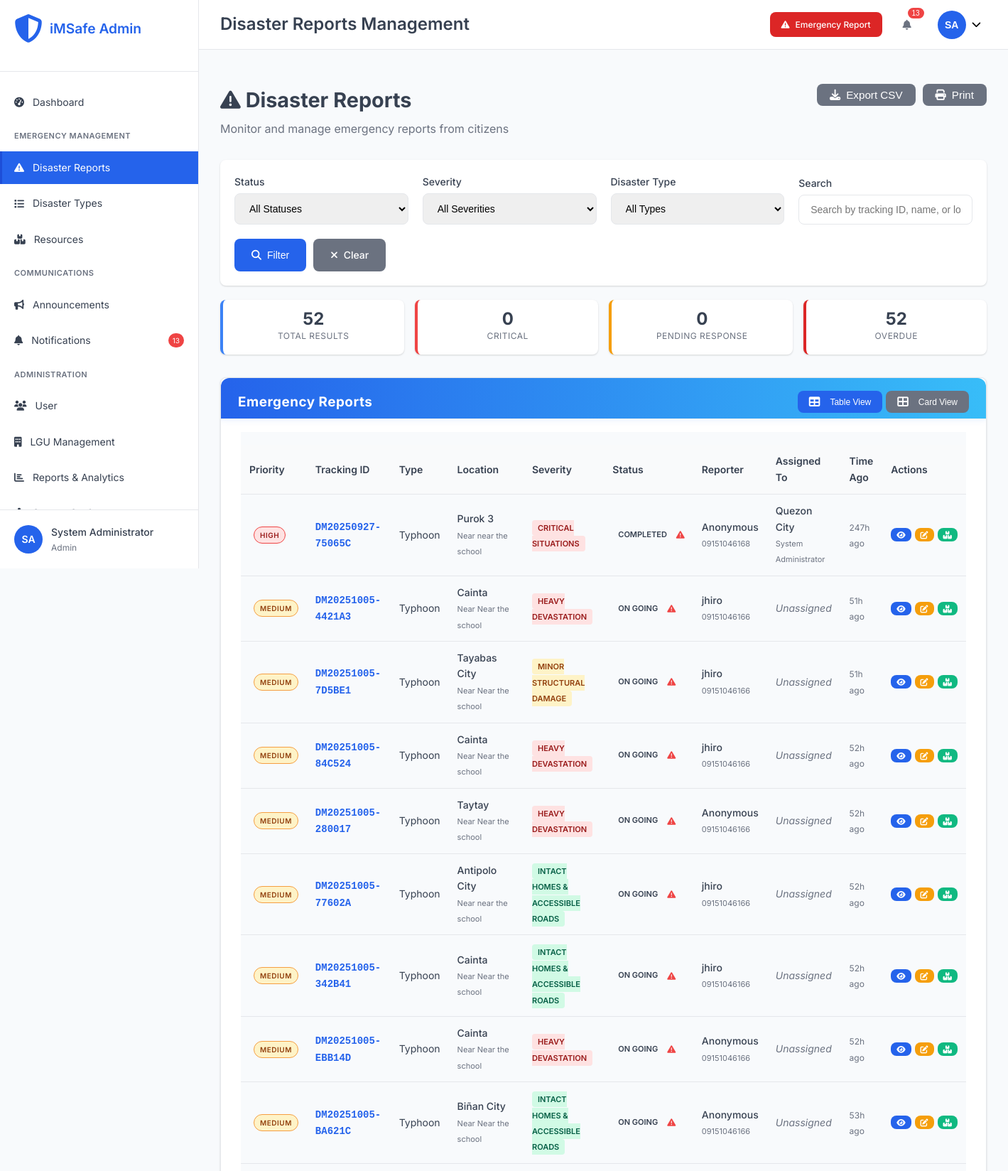
Page /admin/disasters.php (signed in, upper part) on the committed database.
### tables this page shows
CREATE TABLE `disasters` (
  `disaster_id` int(11) NOT NULL,
  `tracking_id` varchar(20) NOT NULL,
  `disaster_name` varchar(200) NOT NULL,
  `type_id` int(11) NOT NULL,
  `severity_level` varchar(20) NOT NULL,
  `severity_display` varchar(100) DEFAULT NULL,
  `severity_score` decimal(3,2) DEFAULT 1.00,
  `address` text NOT NULL,
  `purok` varchar(100) DEFAULT NULL,
  `house_no` varchar(50) DEFAULT NULL,
  `city` varchar(100) DEFAULT NULL,
  `province` varchar(100) DEFAULT 'Philippines',
  `state` varchar(100) DEFAULT 'Philippines',
  `latitude` decimal(10,8) DEFAULT NULL,
  `longitude` decimal(11,8) DEFAULT NULL,
  `landmark` varchar(200) DEFAULT NULL,
  `reporter_name` varchar(100) DEFAULT NULL,
  `reporter_phone` varchar(20) NOT NULL,
  `alternate_contact` varchar(20) DEFAULT NULL,
  `description` text NOT NULL,
  `immediate_needs` longtext DEFAULT NULL CHECK (json_valid(`immediate_needs`)),
  `current_situation` text DEFAULT NULL,
  `image_path` varchar(255) DEFAULT NULL,
  `status` enum('ON GOING','IN PROGRESS','COMPLETED') NOT NULL DEFAULT 'ON GOING',
  `assigned_lgu_id` int(11) DEFAULT NULL,
  `assigned_user_id` int(11) DEFAULT NULL,
  `reported_by_user_id` int(11) DEFAULT NULL,
  `priority` enum('low','medium','high','critical') DEFAULT 'medium',
  `reported_at` timestamp NOT NULL DEFAULT current_timestamp(),
  `acknowledged_at` timestamp NULL DEFAULT NULL,
  `resolved_at` timestamp NULL DEFAULT NULL,
  `escalation_deadline` timestamp NULL DEFAULT NULL,
  `is_verified` tinyint(1) DEFAULT 0,
  `source` enum('web_form','mobile_app','hotline','social_media','official') DEFAULT 'web_form',
  `created_at` timestamp NOT NULL DEFAULT current_timestamp(),
  `updated_at` timestamp NOT NULL DEFAULT current_timestamp() ON UPDATE current_timestamp()
);

CREATE TABLE `disaster_types` (
  `type_id` int(11) NOT NULL,
  `type_name` varchar(100) NOT NULL,
  `description` text DEFAULT NULL,
  `category` enum('natural','man-made','technological','biological') DEFAULT 'natural',
  `severity_weight` decimal(3,2) DEFAULT 1.00,
  `is_active` tinyint(1) DEFAULT 1,
  `created_at` timestamp NOT NULL DEFAULT current_timestamp(),
  `updated_at` timestamp NOT NULL DEFAULT current_timestamp() ON UPDATE current_timestamp()
);

CREATE TABLE `lgus` (
  `lgu_id` int(11) NOT NULL,
  `lgu_name` varchar(100) NOT NULL,
  `lgu_type` enum('city','municipality','province','barangay') NOT NULL,
  `region` varchar(50) DEFAULT NULL,
  `province` varchar(50) DEFAULT NULL,
  `city_municipality` varchar(50) DEFAULT NULL,
  `barangay` varchar(50) DEFAULT NULL,
  `contact_person` varchar(100) DEFAULT NULL,
  `contact_phone` varchar(20) DEFAULT NULL,
  `contact_email` varchar(100) DEFAULT NULL,
  `office_address` text DEFAULT NULL,
  `response_time_hours` int(11) DEFAULT 24,
  `is_active` tinyint(1) DEFAULT 1,
  `created_at` timestamp NOT NULL DEFAULT current_timestamp(),
  `updated_at` timestamp NOT NULL DEFAULT current_timestamp() ON UPDATE current_timestamp()
);

### config/database.php (called while the page is built, shortened)
<?php
function sanitizeInput($data) {
    return htmlspecialchars(strip_tags(trim($data)));
}
?>

### admin/includes/auth.php (called while the page is built, shortened)
<?php
function hasRole($required_roles) {
    return in_array($_SESSION['role'] ?? '', $required_roles);
}
?>

### admin/disasters.php (the view, shortened to what this page needs)
<?php
require_once '../config/database.php';
require_once 'includes/auth.php';
$search_query = sanitizeInput($_GET['search'] ?? '');
$where_conditions = [];
$params = [];
$where_clause = !empty($where_conditions) ? 'WHERE ' . implode(' AND ', $where_conditions) : '';
try {
    $sql = "
        SELECT d.*, dt.type_name, lgu.lgu_name,
               CONCAT(u.first_name, ' ', u.last_name) as assigned_user_name,
               TIMESTAMPDIFF(HOUR, d.reported_at, NOW()) as hours_since_report
        FROM disasters d
        JOIN disaster_types dt ON d.type_id = dt.type_id
        LEFT JOIN lgus lgu ON d.assigned_lgu_id = lgu.lgu_id
        LEFT JOIN users u ON d.assigned_user_id = u.user_id
        {$where_clause}
        ORDER BY d.priority DESC, d.reported_at DESC
    ";
    $stmt = $pdo->prepare($sql);
    $stmt->execute($params);
    $disasters = $stmt->fetchAll();
} catch (Exception $e) {
    error_log("Disasters fetch error: " . $e->getMessage());
    $disasters = [];
    $disaster_types = [];
}
include 'includes/header.php';
?>
<div class="page-header">
    <div class="page-title">
        <h2><i class="fas fa-exclamation-triangle"></i> Disaster Reports</h2>
        <p>Monitor and manage emergency reports from citizens</p>
    </div>
    <div class="page-actions">
        <button onclick="exportTable('disasters-table', 'disaster-reports.csv')" class="btn btn-secondary">
            <i class="fas fa-download"></i> Export CSV
        </button>
        <button onclick="printPage()" class="btn btn-secondary">
            <i class="fas fa-print"></i> Print
        </button>
    </div>
</div>
<div class="filters-card">
    <form method="GET" class="filters-form">
        <div class="filter-group">
            <label for="status">Status</label>
            <select name="status" id="status">
                <option value="">All Statuses</option>
            </select>
        </div>
        <div class="filter-group">
            <label for="severity">Severity</label>
            <select name="severity" id="severity">
                <option value="">All Severities</option>
            </select>
        </div>
        <div class="filter-group">
            <label for="type">Disaster Type</label>
            <select name="type" id="type">
                <option value="">All Types</option>
            </select>
        </div>
        <div class="filter-group">
            <label for="search">Search</label>
            <input type="text" name="search" id="search"
                   value="<?php echo htmlspecialchars($search_query); ?>"
                   placeholder="Search by tracking ID, name, or location...">
        </div>
        <div class="filter-actions">
            <button type="submit" class="btn btn-primary">
                <i class="fas fa-search"></i> Filter
            </button>
            <a href="disasters.php" class="btn btn-secondary">
                <i class="fas fa-times"></i> Clear
            </a>
        </div>
    </form>
</div>
<div class="summary-stats">
    <div class="stat-item">
        <span class="stat-number"><?php echo count($disasters); ?></span>
        <span class="stat-label">Total Results</span>
    </div>
    <div class="stat-item critical">
        <span class="stat-number">
            <?php echo count(array_filter($disasters, fn($d) => $d['priority'] === 'critical')); ?>
        </span>
        <span class="stat-label">Critical</span>
    </div>
    <div class="stat-item pending">
        <span class="stat-number">
            <?php echo count(array_filter($disasters, fn($d) => in_array($d['status'], ['pending', 'assigned']))); ?>
        </span>
        <span class="stat-label">Pending Response</span>
    </div>
    <div class="stat-item overdue">
        <span class="stat-number">
            <?php echo count(array_filter($disasters, fn($d) => strtotime($d['escalation_deadline']) < time() && !in_array($d['status'], ['resolved', 'closed']))); ?>
        </span>
        <span class="stat-label">Overdue</span>
    </div>
</div>
<div class="dashboard-card">
    <div class="card-header">
        <h3>Emergency Reports</h3>
        <div class="view-options">
            <button class="btn btn-sm btn-secondary active" data-view="table">
                <i class="fas fa-table"></i> Table View
            </button>
            <button class="btn btn-sm btn-secondary" data-view="cards">
                <i class="fas fa-th-large"></i> Card View
            </button>
        </div>
    </div>
    <div class="card-content">
        <?php if (empty($disasters)): ?>
            <div class="empty-state">
                <i class="fas fa-inbox"></i>
                <h3>No disasters found</h3>
                <p>No emergency reports match your current filters.</p>
            </div>
        <?php else: ?>
            <div class="table-responsive">
                <table id="disasters-table" class="table disasters-data-table">
                    <thead>
                        <tr>
                            <th>Priority</th>
                            <th>Tracking ID</th>
                            <th>Type</th>
                            <th>Location</th>
                            <th>Severity</th>
                            <th>Status</th>
                            <th>Reporter</th>
                            <th>Assigned To</th>
                            <th>Time Ago</th>
                            <th>Actions</th>
                        </tr>
                    </thead>
                    <tbody>
                        <?php foreach ($disasters as $disaster): ?>
                            <tr class="<?php echo $disaster['priority'] === 'critical' ? 'priority-critical' : ''; ?>">
                                <td>
                                    <span class="priority-badge priority-<?php echo $disaster['priority']; ?>">
                                        <?php echo ucfirst($disaster['priority']); ?>
                                    </span>
                                </td>
                                <td>
                                    <span class="tracking-id"><?php echo htmlspecialchars($disaster['tracking_id']); ?></span>
                                </td>
                                <td><?php echo htmlspecialchars($disaster['type_name']); ?></td>
                                <td>
                                    <div class="location-info">
                                        <div class="city"><?php echo htmlspecialchars($disaster['city'] ?? 'N/A'); ?></div>
                                        <?php if ($disaster['landmark']): ?>
                                            <small class="landmark">Near <?php echo htmlspecialchars($disaster['landmark']); ?></small>
                                        <?php endif; ?>
                                    </div>
                                </td>
                                <td>
                                    <span class="severity-badge severity-<?php echo substr($disaster['severity_level'], 0, strpos($disaster['severity_level'], '-')); ?>">
                                        <?php echo htmlspecialchars($disaster['severity_display']); ?>
                                    </span>
                                </td>
                                <td>
                                    <div class="status-container">
                                        <span class="status-badge status-<?php echo $disaster['status']; ?>">
                                            <?php echo ucfirst(str_replace('_', ' ', $disaster['status'])); ?>
                                        </span>
                                        <?php if (strtotime($disaster['escalation_deadline']) < time() && !in_array($disaster['status'], ['resolved', 'closed'])): ?>
                                            <span class="overdue-indicator" title="Past deadline">
                                                <i class="fas fa-exclamation-triangle"></i>
                                            </span>
                                        <?php endif; ?>
                                    </div>
                                </td>
                                <td>
                                    <div class="reporter-info">
                                        <?php if ($disaster['reporter_name']): ?>
                                            <div class="name"><?php echo htmlspecialchars($disaster['reporter_name']); ?></div>
                                        <?php else: ?>
                                            <div class="name">Anonymous</div>
                                        <?php endif; ?>
                                        <small class="phone"><?php echo htmlspecialchars($disaster['reporter_phone']); ?></small>
                                    </div>
                                </td>
                                <td>
                                    <?php if ($disaster['lgu_name']): ?>
                                        <div class="assignment-info">
                                            <div class="lgu"><?php echo htmlspecialchars($disaster['lgu_name']); ?></div>
                                            <?php if ($disaster['assigned_user_name']): ?>
                                                <small class="user"><?php echo htmlspecialchars($disaster['assigned_user_name']); ?></small>
                                            <?php endif; ?>
                                        </div>
                                    <?php else: ?>
                                        <span class="unassigned">Unassigned</span>
                                    <?php endif; ?>
                                </td>
                                <td>
                                    <span class="time-ago" title="<?php echo $disaster['reported_at']; ?>">
                                        <?php echo $disaster['hours_since_report']; ?>h ago
                                    </span>
                                </td>
                                <td>
                                    <div class="action-buttons">
                                        <a href="view-disaster.php?id=<?php echo urlencode($disaster['disaster_id']); ?>"
                                           class="btn btn-xs btn-primary" title="View Details">
                                            <i class="fas fa-eye"></i>
                                        </a>
                                        <?php if (hasRole(['admin'])): ?>
                                            <button onclick="showStatusModal(<?php echo $disaster['disaster_id']; ?>, '<?php echo $disaster['status']; ?>')"
                                                    class="btn btn-xs btn-warning" title="Update Status">
                                                <i class="fas fa-edit"></i>
                                            </button>
                                        <?php endif; ?>
                                        <?php if ($disaster['status'] !== 'resolved' && $disaster['status'] !== 'closed'): ?>
                                            <a href="disaster-resources.php?id=<?php echo $disaster['disaster_id']; ?>"
                                               class="btn btn-xs btn-success" title="Manage Resources">
                                                <i class="fas fa-boxes"></i>
                                            </a>
                                        <?php endif; ?>
                                    </div>
                                </td>
                            </tr>
                        <?php endforeach; ?>
                    </tbody>
                </table>
            </div>
        <?php endif; ?>
    </div>
</div>
<?php include 'includes/footer.php'; ?>

### rows in the picture
disasters: priority "HIGH", tracking "DM20250927-75065C", type.type_name "Typhoon", city "Purok 3", landmark "near the school", severity_display "CRITICAL SITUATIONS", status "COMPLETED", reporter_name "Anonymous", reporter_phone "09151046168", assigned_lgu.lgu_name "Quezon City", assigned_user_name "System Administrator", hours_since_report "247"
disasters: priority "MEDIUM", tracking "DM20251005-4421A3", type.type_name "Typhoon", city "Cainta", landmark "Near the school", severity_display "HEAVY DEVASTATION", status "ON GOING", reporter_name "jhiro", reporter_phone "09151046166", shows "Unassigned", hours_since_report "51"
disasters: priority "MEDIUM", tracking "DM20251005-7D5BE1", type.type_name "Typhoon", city "Tayabas City", landmark "Near the school", severity_display "MINOR STRUCTURAL DAMAGE", status "ON GOING", reporter_name "jhiro", reporter_phone "09151046166", shows "Unassigned", hours_since_report "51"
disasters: priority "MEDIUM", tracking "DM20251005-84C524", type.type_name "Typhoon", city "Cainta", landmark "Near the school", severity_display "HEAVY DEVASTATION", status "ON GOING", reporter_name "jhiro", reporter_phone "09151046166", shows "Unassigned", hours_since_report "52"
disasters: priority "MEDIUM", tracking "DM20251005-280017", type.type_name "Typhoon", city "Taytay", landmark "Near the school", severity_display "HEAVY DEVASTATION", status "ON GOING", reporter_name "Anonymous", reporter_phone "09151046166", shows "Unassigned", hours_since_report "52"
disasters: priority "MEDIUM", tracking "DM20251005-77602A", type.type_name "Typhoon", city "Antipolo City", landmark "near the school", severity_display "INTACT HOMES & ACCESSIBLE ROADS", status "ON GOING", reporter_name "jhiro", reporter_phone "09151046166", shows "Unassigned", hours_since_report "52"
disasters: priority "MEDIUM", tracking "DM20251005-342B41", type.type_name "Typhoon", city "Cainta", landmark "Near the school", severity_display "INTACT HOMES & ACCESSIBLE ROADS", status "ON GOING", reporter_name "jhiro", reporter_phone "09151046166", shows "Unassigned", hours_since_report "52"
disasters: priority "MEDIUM", tracking "DM20251005-EBB14D", type.type_name "Typhoon", city "Cainta", landmark "Near the school", severity_display "HEAVY DEVASTATION", status "ON GOING", reporter_name "Anonymous", reporter_phone "09151046166", shows "Unassigned", hours_since_report "52"
disasters: priority "MEDIUM", tracking "DM20251005-BA621C", type.type_name "Typhoon", city "Biñan City", landmark "Near the school", severity_display "INTACT HOMES & ACCESSIBLE ROADS", status "ON GOING", reporter_name "Anonymous", reporter_phone "09151046166", shows "Unassigned", hours_since_report "53"

### other values in the picture
$notifications_count "13"
getUserInitials() "SA"
getUserName() "System Administrator"
str_replace('_', ' ', $_SESSION['role']) "Admin"
$page_title "Disaster Reports Management"
count($disasters) "52"
